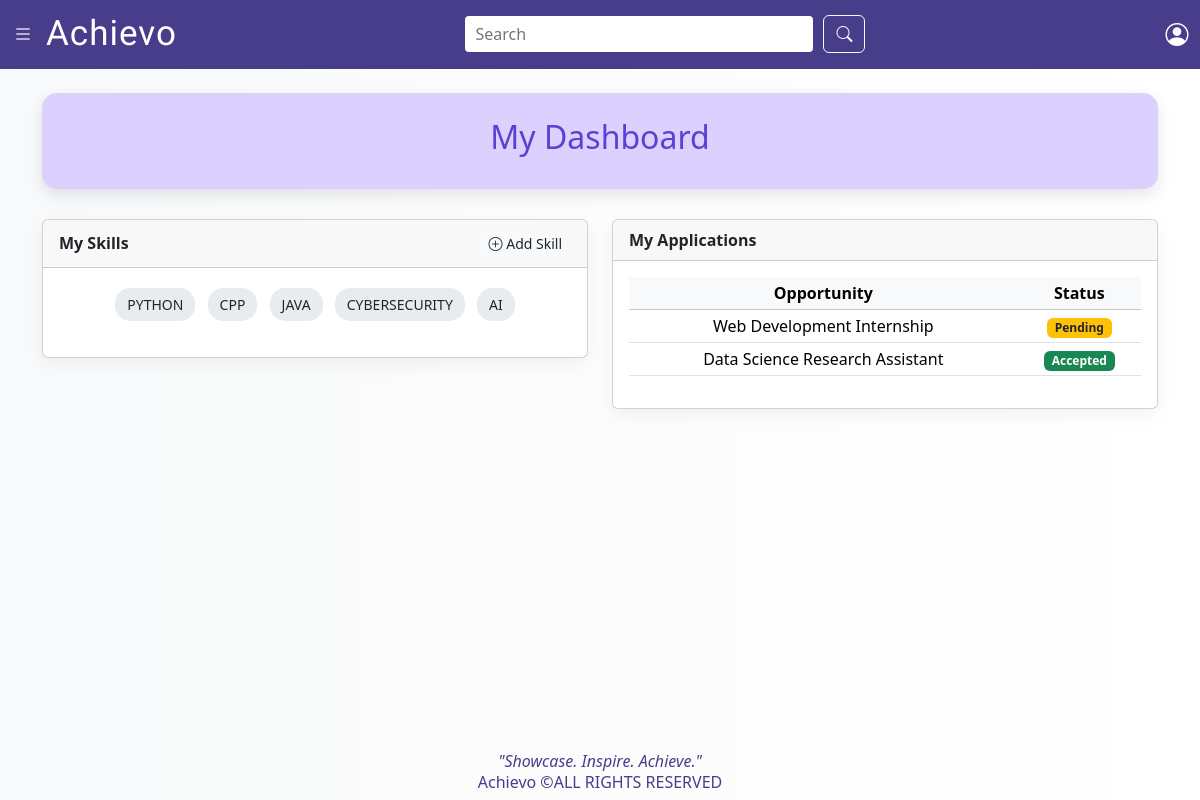
The page /dashboard (signed in) on the database its author committed.
### student/models.py (models this page shows, shortened)
class Skill(models.Model):
    name = models.CharField(max_length=50, unique=True)

class OpportunityApplication(models.Model):
    opportunity = models.ForeignKey(Opportunity, on_delete=models.CASCADE, related_name='applications')
    student = models.ForeignKey(User, on_delete=models.CASCADE, related_name='applications')
    applied_at = models.DateTimeField(auto_now_add=True)
    resume = models.FileField(upload_to='resumes/', blank=True, null=True)
    cover_letter = models.TextField(blank=True, null=True)
    status_choices = [
        ('Pending', 'Pending'),
        ('Accepted', 'Accepted'),
        ('Rejected', 'Rejected'),
    ]
    status = models.CharField(max_length=10, choices=status_choices, default='Pending')
    class Meta:
        unique_together = ('opportunity', 'student')
        ordering = ['-applied_at']

class Opportunity(models.Model):
    title = models.CharField(max_length=200)
    description = models.TextField()
    location = models.CharField(max_length=100, blank=True)
    start_date = models.DateField()
    end_date = models.DateField()
    created_at = models.DateTimeField(auto_now_add=True)
    posted_by = models.ForeignKey(User, on_delete=models.CASCADE, related_name='posted_opportunities',null=True, blank=True)
    skills_required = models.ManyToManyField(Skill, blank=True, related_name='opportunities')
    class Meta:
        ordering = ['-created_at']

### student/views.py (the view)
# urls.py: path('dashboard',views.dashboard,name='dashboard'),
@login_required
def dashboard(request):
    user_profile = request.user.userprofile
    applications = request.user.applications.all()
    context = {
        'profile': user_profile,
        'applications': applications,
    }
    return render(request, 'student/dashboard.html', context)

### student/templates/student/dashboard.html (shortened to what this page needs)
{% load static %}
<!DOCTYPE html>
<html lang="en">
<head>
    <link href="https://cdn.jsdelivr.net/npm/bootstrap@5.3.7/dist/css/bootstrap.min.css" rel="stylesheet">
    <link rel="stylesheet" href="https://cdn.jsdelivr.net/npm/bootstrap-icons@1.13.1/font/bootstrap-icons.min.css">
    </head>
    <body>
    {% include 'student/navbar.html' %}
    <div class="container py-4">
        <div class="dashboard-header">
            <h2>My Dashboard</h2>
        </div>
        <div class="row g-4">
            <div class="col-md-6">
                <div class="card">
                    <div class="card-header d-flex justify-content-between align-items-center">
                        <span>My Skills</span>
                        <a href="{% url 'addachievement' %}" class="btn btn-sm btn-light text-dark">
                            <i class="bi bi-plus-circle"></i> Add Skill
                        </a>
                    </div>
                    <div class="card-body">
                        {% if user.userprofile.skills.all %}
                            <ul class="skills-list list-unstyled text-center">
                                {% for skill in user.userprofile.skills.all %}
                                    <li>{{ skill.name }}</li>
                                {% endfor %}
                            </ul>
                        {% else %}
                            <p class="text-muted text-center">No skills added yet.</p>
                        {% endif %}
                    </div>
                </div>
            </div>
            <div class="col-md-6">
                <div class="card">
                    <div class="card-header">My Applications</div>
                    <div class="card-body">
                        {% if applications %}
                            <table class="table table-sm align-middle text-center">
                                <thead class="table-light">
                                    <tr>
                                        <th>Opportunity</th>
                                        <th>Status</th>
                                    </tr>
                                </thead>
                                <tbody>
                                    {% for app in applications %}
                                        <tr>
                                            <td>{{ app.opportunity.title }}</td>
                                            <td>
                                                {% if app.status == "Pending" %}
                                                    <span class="badge bg-warning text-dark">Pending</span>
                                                {% elif app.status == "Accepted" %}
                                                    <span class="badge bg-success">Accepted</span>
                                                {% elif app.status == "Rejected" %}
                                                    <span class="badge bg-danger">Rejected</span>
                                                {% endif %}
                                            </td>
                                        </tr>
                                    {% endfor %}
                                </tbody>
                            </table>
                        {% else %}
                            <p class="text-muted text-center">You haven't applied for anything yet.</p>
                        {% endif %}
                    </div>
                </div>
            </div>
        </div>
    </div>
    {% include 'student/footer.html' %}
    </body>
</html>

### student/templates/student/dashboard.html (style rules this page uses)
body { background: linear-gradient(to right, #f8f9fa, #ffffff); font-family: 'Segoe UI', sans-serif; }
.dashboard-header { background: #dcd0ff; color: #5D3FD3; border-radius: 15px; padding: 25px; text-align: center; box-shadow: 0 6px 15px rgba(0,0,0,0.1); margin-bottom: 30px; }
.card { border-radius: 15px; box-shadow: 0 6px 18px rgba(0,0,0,0.05); transition: transform 0.3s ease, box-shadow 0.3s ease; }
.card-header { font-weight: 600; background: #e6dbff; color: #5D3FD3; border-radius: 15px 15px 0 0; transition: background 0.3s; }
.skills-list li { background: #e9ecef; display: inline-block; margin: 4px; padding: 6px 12px; border-radius: 15px; font-size: 14px; transition: transform 0.2s, background 0.2s; cursor: default; }
.badge { font-size: 0.9rem; }
.table td, .table th { vertical-align: middle; }

### student/templates/student/navbar.html (style rules this page uses)
body { margin: 0; font-family: Arial, sans-serif; }

### rows shown on the page
Skill: name "PYTHON"
Skill: name "CPP"
Skill: name "JAVA"
Skill: name "CYBERSECURITY"
Skill: name "AI"
OpportunityApplication: opportunity "Web Development Internship", status "Pending"
OpportunityApplication: opportunity "Data Science Research Assistant", status "Accepted"
